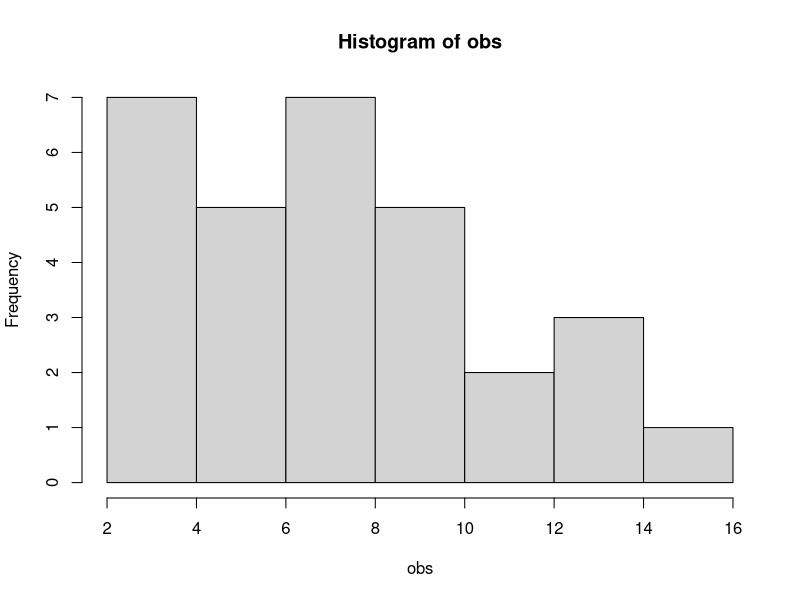
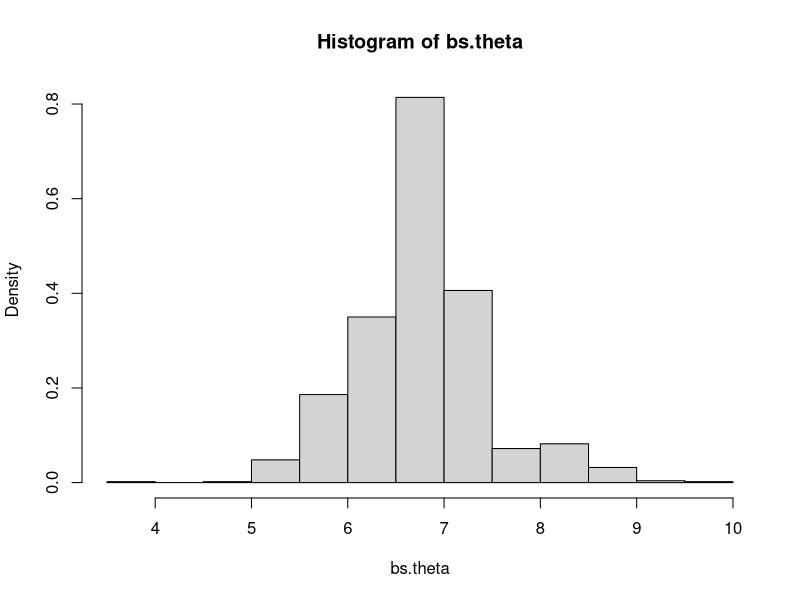

These charts were generated, in order, by the following R code:
# Some parameters
n <- 30 # sample size
df <- 8 # df of Chisq. distrib
B <- 1000 # no. of BS samples

# Generate one sample
set.seed(123)
obs <- rchisq (n, df = df)
hist(obs)
mean(obs)
median(obs)

# result vectors
bs.theta <- c()
# loop over B BS samples
for (i in 1 : B) {
  bs.obs <- sample(obs, n, replace = TRUE)
  bs.theta[i] <- median(bs.obs)
  
}

# result bs distribution
hist(bs.theta, prob = TRUE)

# bs standard error
sd.theta <- sd(bs.theta)
sd.theta


